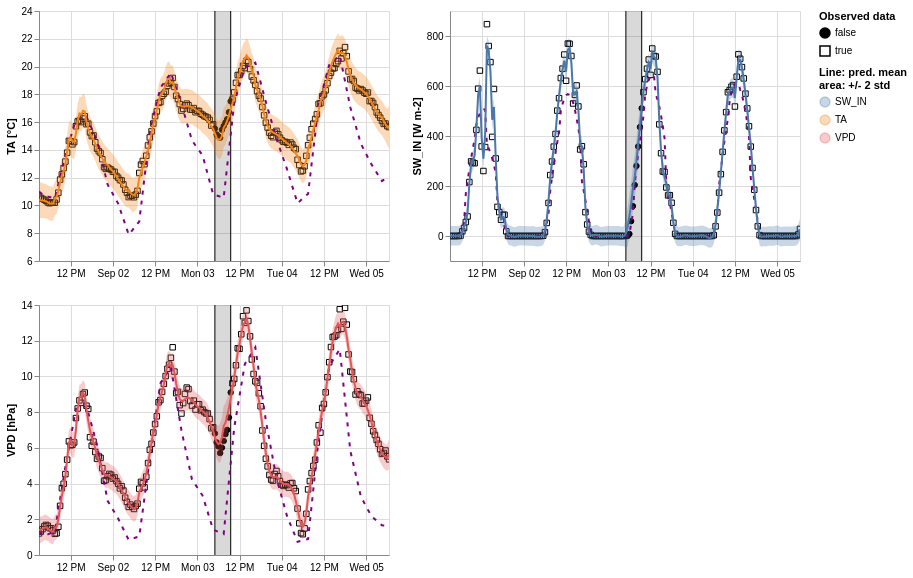

Source (Vega-Lite JSON):
### Vega-Lite specification from a JSON file in a GitHub repository (floating-point values rounded to 4 significant figures; data arrays with more than 128 entries replaced by an {"elided": "..."} marker saying what was removed)
{"$schema": "https://vega.github.io/schema/vega-lite/v5.2.0.json", "config": {"view": {"continuousHeight": 300, "continuousWidth": 400}}, "datasets": {"data-121e381ee0d2b45589e813b6e2364425": {"elided": "200 records"}, "data-1ae4811edfab81ae4fd28a6210aaf68d": {"elided": "200 records"}, "data-84cf2c8a189f95b40e2b6c24873e1e5a": {"elided": "200 records"}, "data-c316bd95de00b2ff062eeaecadc666f4": [{"gap_end": "2012-09-03T09:30:00", "gap_start": "2012-09-03T05:00:00"}]}, "hconcat": [{"title": "", "vconcat": [{"hconcat": [{"height": 250, "layer": [{"data": {"name": "data-1ae4811edfab81ae4fd28a6210aaf68d"}, "encoding": {"fill": {"field": "is_present", "legend": {"title": ["Observed data"]}, "scale": {"range": ["black", "#ffffff00"]}, "type": "nominal"}, "shape": {"field": "is_present", "type": "nominal"}, "x": {"axis": {"domain": true, "labels": true, "ticks": true, "title": "time"}, "field": "time", "type": "temporal"}, "y": {"field": "value", "scale": {"zero": false}, "title": "TA [°C]", "type": "quantitative"}}, "mark": {"color": "black", "fillOpacity": 1, "strokeWidth": 1, "type": "point"}}, {"data": {"name": "data-c316bd95de00b2ff062eeaecadc666f4"}, "layer": [{"encoding": {"x": {"axis": {"domain": false, "labels": false, "ticks": false, "title": null}, "field": "gap_start", "type": "temporal"}}, "mark": "rule"}, {"encoding": {"x": {"axis": {"domain": false, "labels": false, "ticks": false, "title": null}, "field": "gap_end", "type": "temporal"}}, "mark": "rule"}, {"encoding": {"x": {"axis": {"domain": false, "labels": false, "ticks": false, "title": null}, "field": "gap_start", "type": "temporal"}, "x2": {"field": "gap_end"}}, "mark": {"color": "black", "opacity": 0.15, "type": "rect"}}]}, {"data": {"name": "data-1ae4811edfab81ae4fd28a6210aaf68d"}, "encoding": {"color": {"field": "variable", "legend": {"title": ["Line: pred. mean", "area: +/- 2 std"]}, "type": "nominal"}, "x": {"field": "time", "type": "temporal"}, "y": {"field": "err_low", "scale": {"zero": false}, "title": "TA [°C]", "type": "quantitative"}, "y2": {"field": "err_high"}}, "mark": "errorband", "name": "view_13"}, {"data": {"name": "data-1ae4811edfab81ae4fd28a6210aaf68d"}, "encoding": {"x": {"field": "time", "type": "temporal"}, "y": {"field": "control", "scale": {"zero": false}, "title": "TA [°C]", "type": "quantitative"}}, "mark": {"color": "purple", "strokeDash": [4, 6], "type": "line"}}, {"data": {"name": "data-1ae4811edfab81ae4fd28a6210aaf68d"}, "encoding": {"color": {"field": "variable", "type": "nominal"}, "x": {"field": "time", "type": "temporal"}, "y": {"field": "mean", "scale": {"zero": false}, "title": "TA [°C]", "type": "quantitative"}}, "mark": "line"}], "title": "", "width": 350}, {"height": 250, "layer": [{"data": {"name": "data-121e381ee0d2b45589e813b6e2364425"}, "encoding": {"fill": {"field": "is_present", "legend": {"title": ["Observed data"]}, "scale": {"range": ["black", "#ffffff00"]}, "type": "nominal"}, "shape": {"field": "is_present", "type": "nominal"}, "x": {"axis": {"domain": true, "labels": true, "ticks": true, "title": "time"}, "field": "time", "type": "temporal"}, "y": {"field": "value", "scale": {"zero": false}, "title": "SW_IN [W m-2]", "type": "quantitative"}}, "mark": {"color": "black", "fillOpacity": 1, "strokeWidth": 1, "type": "point"}}, {"data": {"name": "data-c316bd95de00b2ff062eeaecadc666f4"}, "layer": [{"encoding": {"x": {"axis": {"domain": false, "labels": false, "ticks": false, "title": null}, "field": "gap_start", "type": "temporal"}}, "mark": "rule"}, {"encoding": {"x": {"axis": {"domain": false, "labels": false, "ticks": false, "title": null}, "field": "gap_end", "type": "temporal"}}, "mark": "rule"}, {"encoding": {"x": {"axis": {"domain": false, "labels": false, "ticks": false, "title": null}, "field": "gap_start", "type": "temporal"}, "x2": {"field": "gap_end"}}, "mark": {"color": "black", "opacity": 0.15, "type": "rect"}}]}, {"data": {"name": "data-121e381ee0d2b45589e813b6e2364425"}, "encoding": {"color": {"field": "variable", "legend": {"title": ["Line: pred. mean", "area: +/- 2 std"]}, "type": "nominal"}, "x": {"field": "time", "type": "temporal"}, "y": {"field": "err_low", "scale": {"zero": false}, "title": "SW_IN [W m-2]", "type": "quantitative"}, "y2": {"field": "err_high"}}, "mark": "errorband", "name": "view_14"}, {"data": {"name": "data-121e381ee0d2b45589e813b6e2364425"}, "encoding": {"x": {"field": "time", "type": "temporal"}, "y": {"field": "control", "scale": {"zero": false}, "title": "SW_IN [W m-2]", "type": "quantitative"}}, "mark": {"color": "purple", "strokeDash": [4, 6], "type": "line"}}, {"data": {"name": "data-121e381ee0d2b45589e813b6e2364425"}, "encoding": {"color": {"field": "variable", "type": "nominal"}, "x": {"field": "time", "type": "temporal"}, "y": {"field": "mean", "scale": {"zero": false}, "title": "SW_IN [W m-2]", "type": "quantitative"}}, "mark": "line"}], "title": "", "width": 350}]}, {"hconcat": [{"height": 250, "layer": [{"data": {"name": "data-84cf2c8a189f95b40e2b6c24873e1e5a"}, "encoding": {"fill": {"field": "is_present", "legend": {"title": ["Observed data"]}, "scale": {"range": ["black", "#ffffff00"]}, "type": "nominal"}, "shape": {"field": "is_present", "type": "nominal"}, "x": {"axis": {"domain": true, "labels": true, "ticks": true, "title": "time"}, "field": "time", "type": "temporal"}, "y": {"field": "value", "scale": {"zero": false}, "title": "VPD [hPa]", "type": "quantitative"}}, "mark": {"color": "black", "fillOpacity": 1, "strokeWidth": 1, "type": "point"}}, {"data": {"name": "data-c316bd95de00b2ff062eeaecadc666f4"}, "layer": [{"encoding": {"x": {"axis": {"domain": false, "labels": false, "ticks": false, "title": null}, "field": "gap_start", "type": "temporal"}}, "mark": "rule"}, {"encoding": {"x": {"axis": {"domain": false, "labels": false, "ticks": false, "title": null}, "field": "gap_end", "type": "temporal"}}, "mark": "rule"}, {"encoding": {"x": {"axis": {"domain": false, "labels": false, "ticks": false, "title": null}, "field": "gap_start", "type": "temporal"}, "x2": {"field": "gap_end"}}, "mark": {"color": "black", "opacity": 0.15, "type": "rect"}}]}, {"data": {"name": "data-84cf2c8a189f95b40e2b6c24873e1e5a"}, "encoding": {"color": {"field": "variable", "legend": {"title": ["Line: pred. mean", "area: +/- 2 std"]}, "type": "nominal"}, "x": {"field": "time", "type": "temporal"}, "y": {"field": "err_low", "scale": {"zero": false}, "title": "VPD [hPa]", "type": "quantitative"}, "y2": {"field": "err_high"}}, "mark": "errorband", "name": "view_15"}, {"data": {"name": "data-84cf2c8a189f95b40e2b6c24873e1e5a"}, "encoding": {"x": {"field": "time", "type": "temporal"}, "y": {"field": "control", "scale": {"zero": false}, "title": "VPD [hPa]", "type": "quantitative"}}, "mark": {"color": "purple", "strokeDash": [4, 6], "type": "line"}}, {"data": {"name": "data-84cf2c8a189f95b40e2b6c24873e1e5a"}, "encoding": {"color": {"field": "variable", "type": "nominal"}, "x": {"field": "time", "type": "temporal"}, "y": {"field": "mean", "scale": {"zero": false}, "title": "VPD [hPa]", "type": "quantitative"}}, "mark": "line"}], "title": "", "width": 350}]}]}], "params": [{"bind": "scales", "name": "param_23", "select": {"encodings": ["x"], "type": "interval"}, "views": ["view_13", "view_14", "view_15"]}]}
